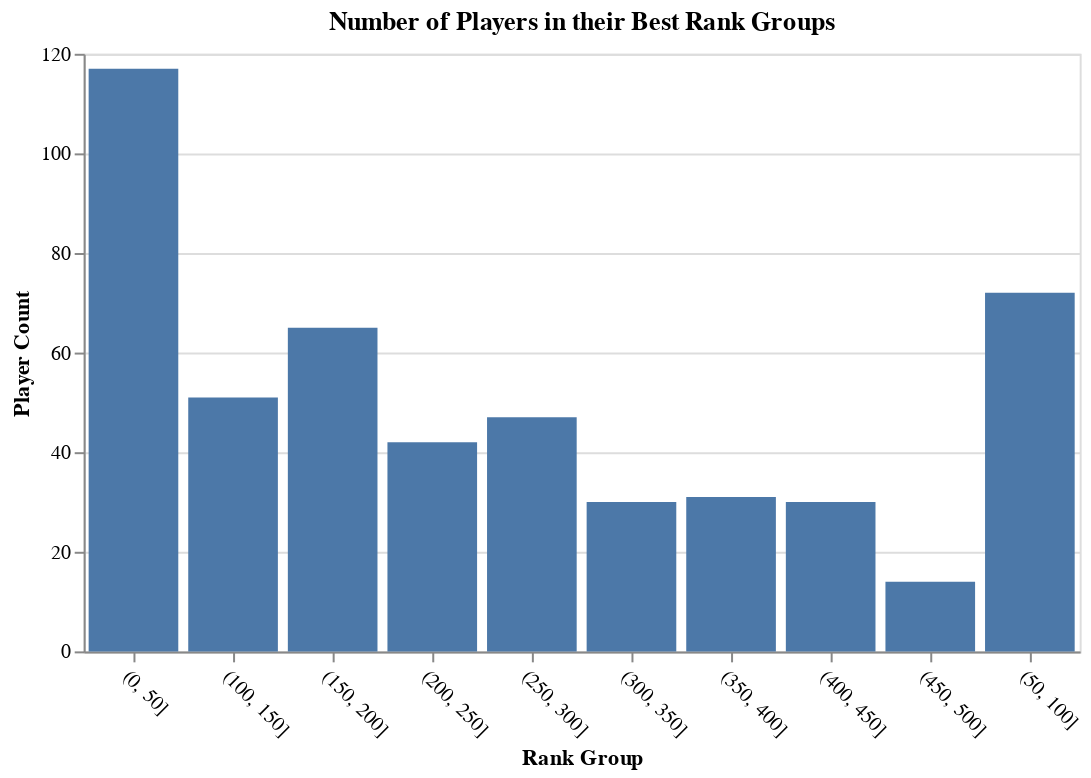

The code cell stored with this chart in its notebook:
### Code cell
plot2

### Figure 1 — Vega-Lite specification as saved in the notebook (floating-point values rounded to 4 significant figures)
{"config": {"view": {"continuousWidth": 400, "continuousHeight": 300, "width": 500}, "axisX": {"labelAngle": 45}}, "data": {"name": "data-cde0a09f86c3f451e51bbefa8531c8a2"}, "mark": "bar", "encoding": {"tooltip": [{"field": "Rank Group", "type": "nominal"}, {"field": "Player Count", "type": "quantitative"}], "x": {"field": "Rank Group", "type": "ordinal"}, "y": {"field": "Player Count", "type": "quantitative"}}, "title": "Number of Players in their Best Rank Groups", "$schema": "https://vega.github.io/schema/vega-lite/v4.17.0.json", "datasets": {"data-cde0a09f86c3f451e51bbefa8531c8a2": [{"Rank Group": "(0, 50]", "Player Count": 117}, {"Rank Group": "(50, 100]", "Player Count": 72}, {"Rank Group": "(100, 150]", "Player Count": 51}, {"Rank Group": "(150, 200]", "Player Count": 65}, {"Rank Group": "(200, 250]", "Player Count": 42}, {"Rank Group": "(250, 300]", "Player Count": 47}, {"Rank Group": "(300, 350]", "Player Count": 30}, {"Rank Group": "(350, 400]", "Player Count": 31}, {"Rank Group": "(400, 450]", "Player Count": 30}, {"Rank Group": "(450, 500]", "Player Count": 14}]}}
